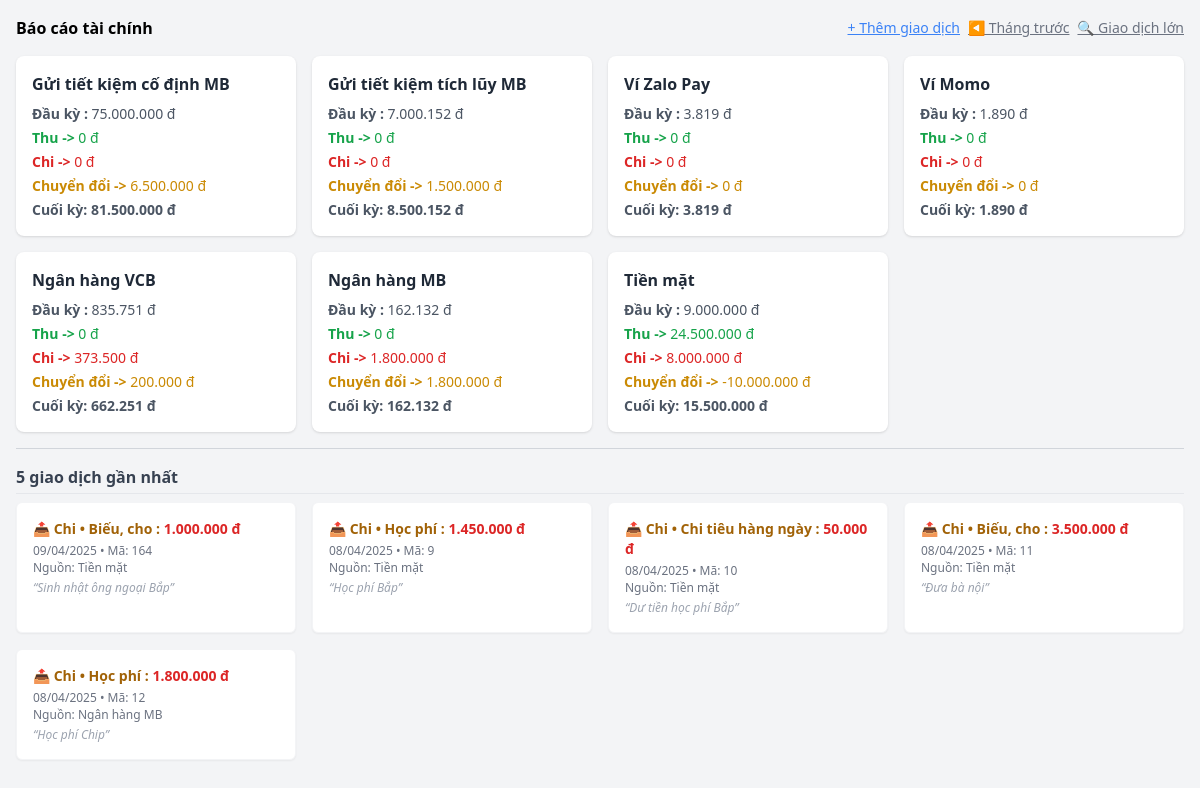
Before: / with the older database file.
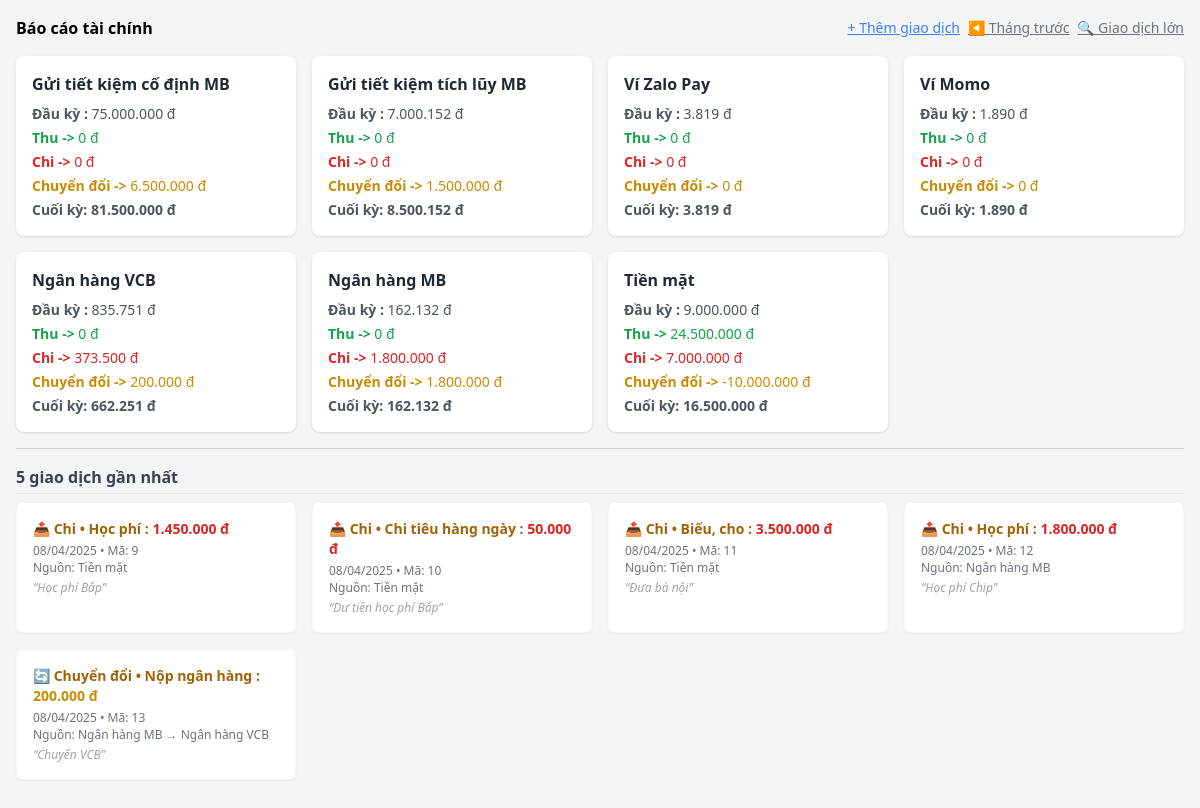
After: the same page with the newer database file.
### models.py (models this page shows)
class tblthuchi(db.Model):
    __tablename__ = 'tblthuchi'
    id = db.Column(db.Integer, primary_key=True)
    ngay = db.Column(db.String(100), nullable=True)
    loai_giao_dich = db.Column(db.String(100), nullable=True)
    nguon_tien = db.Column(db.String(100), db.ForeignKey('tblnguonnoiden.ma_nguon'), nullable=True)
    noi_den = db.Column(db.String(100), db.ForeignKey('tblnguonnoiden.ma_nguon'), nullable=True)
    so_tien = db.Column(db.Float, nullable=True)
    ghi_chu = db.Column(db.String(100), nullable=True)
    danh_muc = db.Column(db.String(100), db.ForeignKey('tbldanhmuc.ma_danh_muc'),
                          nullable=True)
    danh_muc_obj = db.relationship('tbldanhmuc', backref='danh_muc', lazy=True)
    nguon_tien_obj = db.relationship('tblnguonnoiden', backref='nguon_tien', lazy=True, foreign_keys=[nguon_tien])
    noi_den_obj = db.relationship('tblnguonnoiden', backref='noi_den', lazy=True, foreign_keys=[noi_den])

class tbldanhmuc(db.Model):
    __tablename__ = 'tbldanhmuc'
    ma_danh_muc = db.Column(db.String(100), nullable=True, primary_key=True)
    ten_danh_muc = db.Column(db.String(100), nullable=True)  # 'thu' hoặc 'chi'

class tblnguonnoiden(db.Model):
    __tablename__ = 'tblnguonnoiden'
    ma_nguon = db.Column(db.String(100), nullable=True, primary_key=True)
    ten_nguon = db.Column(db.String(100), nullable=True)
    loai_tai_san = db.Column(db.String(100), nullable=True)
    ghi_chu = db.Column(db.String(100), nullable=True)

### routes.py (the view)
@app.route("/")
def index():
    giao_dich_hom_nay = get_giao_dich_hom_nay()
    giao_dich_gan_nhat = get_5_giao_dich_gan_nhat()
    tong_hop_giao_dich = get_tong_hop_giao_dich_all()
    tong_hop_giao_dich_by_month = get_tong_hop_giao_dich_by_month("03/2025")
    tong_hop_giao_dich_thang_hien_tai = get_tong_hop_giao_dich_thang_hien_tai()
    danh_sach_nguon = tblnguonnoiden.query.all()
    danh_sach_danh_muc = tbldanhmuc.query.all()
    return render_template('index.html',
                           today = hom_nay,
                           thang_hien_tai = thang_hien_tai,
                           giao_dich_gan_nhat = giao_dich_gan_nhat,
                           tong_hop_giao_dich = tong_hop_giao_dich,
                           tong_hop_giao_dich_thang_hien_tai = tong_hop_giao_dich_thang_hien_tai,
                           tong_hop_giao_dich_by_month = tong_hop_giao_dich_by_month,
                           giao_dich_hom_nay=giao_dich_hom_nay,
                           danh_sach_nguon=danh_sach_nguon,
                           danh_sach_danh_muc=danh_sach_danh_muc)

### db_utils.py (called while the page is built)
def get_giao_dich_hom_nay():
    today = date.today().strftime('%d/%m/%Y')  # format tùy theo bạn lưu
    return tblthuchi.query.filter_by(ngay=today).all()

def get_tong_hop_giao_dich_thang_hien_tai():
    today = date.today()
    month = today.strftime('%m/%Y')
    return vtonghopgiaodich.query.filter_by(thang=month).all()

def get_tong_hop_giao_dich_by_month(month):
    return vtonghopgiaodich.query.filter_by(thang=month).all()

def get_tong_hop_giao_dich_all():
    return vtonghopgiaodich.query.all()

def get_5_giao_dich_gan_nhat():
    return tblthuchi.query.order_by(tblthuchi.ngay.desc()).limit(5).all()

### routes.py (called while the page is built)
@app.template_filter('format_tien')
def format_tien(value):
    try:
        value = float(value)
        if value.is_integer():
            return f"{int(value):,}".replace(",", ".") + " đ"  # 75000000 → 75.000.000
        else:
            return f"{value:,.2f}".replace(",", ".").replace(".", ",", 1) + " đ"  # nếu có phần thập phân
    except:
        return value

### templates/index.html (shortened to what this page needs)
{% extends "base.html" %}
{% block content %}
<body class="bg-white text-sm p-4 text-gray-800">
    <div class="flex justify-between items-center mb-4">
        <h1 class="font-bold text-base">Báo cáo tài chính</h1>
        <div class="flex gap-2">
            <button onclick="document.getElementById('modalForm').classList.remove('hidden')" class="text-blue-500 underline text-sm">
                + Thêm giao dịch
            </button>
            <button class="text-gray-500 underline text-sm">◀ Tháng trước</button>
            <button class="text-gray-500 underline text-sm">🔍 Giao dịch lớn</button>
        </div>
    </div>
    <div class="grid gap-4 sm:grid-cols-2 lg:grid-cols-4">
        {% for gd in tong_hop_giao_dich_thang_hien_tai %}
        <div class="bg-white rounded-lg shadow p-4">
            <h3 class="text-md font-semibold text-gray-800 mb-2">{{ gd.ten_nguon }}</h3>
            <div class="text-sm text-gray-600 space-y-1">
                <p><strong>Đầu kỳ :</strong> {{ gd.dau_ky | format_tien }}</p>
                <p class="text-green-600"><strong>Thu -></strong> {{ gd.thu | format_tien }}</p>
                <p class="text-red-600"><strong>Chi -></strong> {{ gd.chi | format_tien }}</p>
                <p class="text-yellow-600"><strong>Chuyển đổi -> </strong> {{ gd.chuyen_doi | format_tien }}</p>
                <p><strong>Cuối kỳ: {{ gd.cuoi_ky | format_tien }}</strong> </p>
            </div>
        </div>
        {% endfor %}
    </div>
    <hr class="my-4 border-gray-300">
    <div class="mb-6">
        <p class="font-semibold text-gray-700 border-b pb-1 mb-2">5 giao dịch gần nhất</p>
        <div class="grid gap-4 sm:grid-cols-2 lg:grid-cols-4">
            {% for gd in giao_dich_gan_nhat %}
            <div class="bg-white rounded-md shadow-sm p-4 border border-gray-100">
                <p class="text-sm font-semibold mb-1
                    {% if gd.loai_giao_dich == 'thu' %}
                        text-green-700
                    {% elif gd.loai_giao_dich == 'chi' %}
                        text-red-700
                    {% else %}
                        text-yellow-700
                    {% endif %}
                ">
                    {% if gd.loai_giao_dich == 'Thu' %}
                        📥
                    {% elif gd.loai_giao_dich == 'Chi' %}
                        📤
                    {% else %}
                        🔄
                    {% endif %}
                    {{ gd.loai_giao_dich | capitalize }} • {{ gd.danh_muc_obj.ten_danh_muc }} : <span class="text-sm font-bold mt-2
                    {% if gd.loai_giao_dich == 'Thu' %}
                        text-green-600
                    {% elif gd.loai_giao_dich == 'Chi' %}
                        text-red-600
                    {% else %}
                        text-yellow-600
                    {% endif %}
                    ">{{ gd.so_tien | format_tien }}</span>
                </p>
                <p class="text-xs text-gray-500 leading-snug">
                    {{ gd.ngay }} • Mã: {{ gd.id }}<br>
                    Nguồn: {{ gd.nguon_tien_obj.ten_nguon }}
                    {% if gd.noi_den_obj %}
                        → {{ gd.noi_den_obj.ten_nguon }}
                    {% endif %}
                </p>
                {% if gd.ghi_chu %}
                <p class="text-xs text-gray-400 italic mt-1">“{{ gd.ghi_chu }}”</p>
                {% endif %}
            </div>
            {% endfor %}
        </div>
    </div>
</body>
{% endblock %}

### templates/base.html (shortened to what this page needs)
<!DOCTYPE html>
<html lang="vi">
<head>
    <script src="https://cdn.tailwindcss.com"></script>
</head>
<body class="bg-gray-100 p-4">
    {% block content %}{% endblock %}
</body>
</html>

Changed rows visible on the page:
removed tblthuchi: loai_giao_dich "Chi", danh_muc_obj.ten_danh_muc "Biếu, cho", so_tien "1.000.000 đ", ngay "09/04/2025", id "164", nguon_tien_obj.ten_nguon "Tiền mặt", ghi_chu "Sinh nhật ông ngoại Bắp"
now on this page (row unchanged): tblthuchi: loai_giao_dich "Chuyển đổi", danh_muc_obj.ten_danh_muc "Nộp ngân hàng", so_tien "200.000 đ", ngay "08/04/2025", id "13", nguon_tien_obj.ten_nguon "Ngân hàng MB", noi_den_obj.ten_nguon "Ngân hàng VCB", ghi_chu "Chuyển VCB"
Other visible differences:
new list line: "Tiền mặt Đầu kỳ : 9.000.000 đ Thu -> 24.500.000 đ Chi -> 7.000.000 đ Chuyển đổi -> -10.000.000 đ Cuối kỳ: 16.500.000 đ"
list line gone: "Tiền mặt Đầu kỳ : 9.000.000 đ Thu -> 24.500.000 đ Chi -> 8.000.000 đ Chuyển đổi -> -10.000.000 đ Cuối kỳ: 15.500.000 đ"
